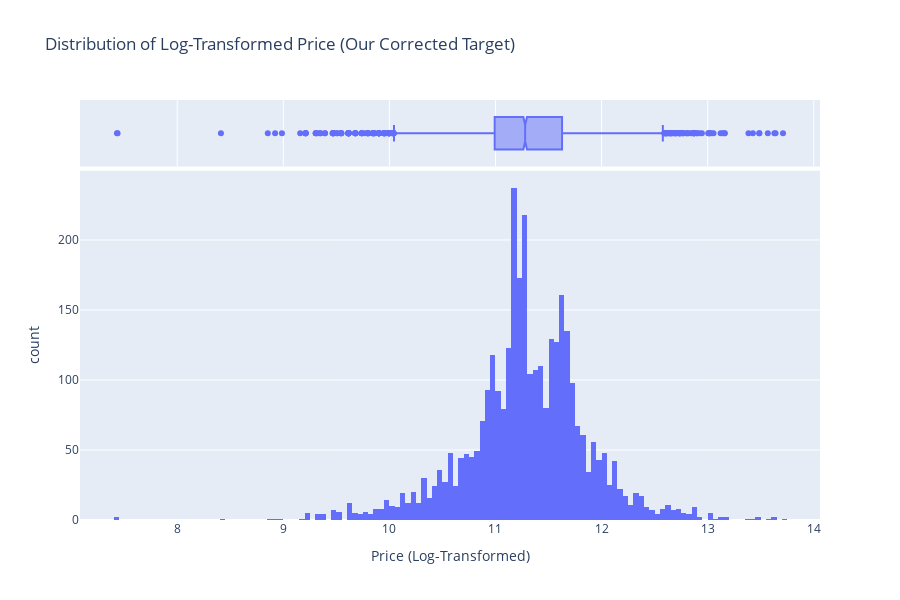

The code cell stored with this chart in its notebook:
### Markdown cell above
### The Solution

Now that we've created `log_price`, let's plot its distribution. To make this portfolio-ready and interactive for our GitHub Pages site, we'll use **Plotly**.

### Code cell
# Plot the new, log-transformed target
fig = px.histogram(
    df, 
    height=600,
    x='log_price', 
    title='Distribution of Log-Transformed Price (Our Corrected Target)',
    marginal='box', # This adds a boxplot on top, which is fantastic
    labels={'log_price': 'Price (Log-Transformed)'}
)

# This will display in the notebook and be exported to the final HTML
fig.show()

### Figure 1 — Plotly figure (JSON) as saved in the notebook; plotly's stock layout.template omitted (floating-point values rounded to 4 significant figures; data arrays with more than 128 entries replaced by an {"elided": "..."} marker saying what was removed)
{"data": [{"bingroup": "x", "hovertemplate": "Price (Log-Transformed)=%{x}<br>count=%{y}<extra></extra>", "legendgroup": "", "marker": {"color": "#636efa", "pattern": {"shape": ""}}, "name": "", "orientation": "v", "showlegend": false, "type": "histogram", "x": {"elided": "3375 float values"}, "xaxis": "x", "yaxis": "y"}, {"hovertemplate": "Price (Log-Transformed)=%{x}<extra></extra>", "legendgroup": "", "marker": {"color": "#636efa"}, "name": "", "notched": true, "showlegend": false, "type": "box", "x": {"elided": "3375 float values"}, "xaxis": "x2", "yaxis": "y2"}], "layout": {"barmode": "relative", "height": 600, "legend": {"tracegroupgap": 0}, "title": {"text": "Distribution of Log-Transformed Price (Our Corrected Target)"}, "xaxis": {"anchor": "y", "domain": [0, 1], "title": {"text": "Price (Log-Transformed)"}}, "xaxis2": {"anchor": "y2", "domain": [0, 1], "matches": "x", "showgrid": true, "showticklabels": false}, "yaxis": {"anchor": "x", "domain": [0, 0.8316], "title": {"text": "count"}}, "yaxis2": {"anchor": "x2", "domain": [0.8416, 1], "matches": "y2", "showgrid": false, "showline": false, "showticklabels": false, "ticks": ""}}}
